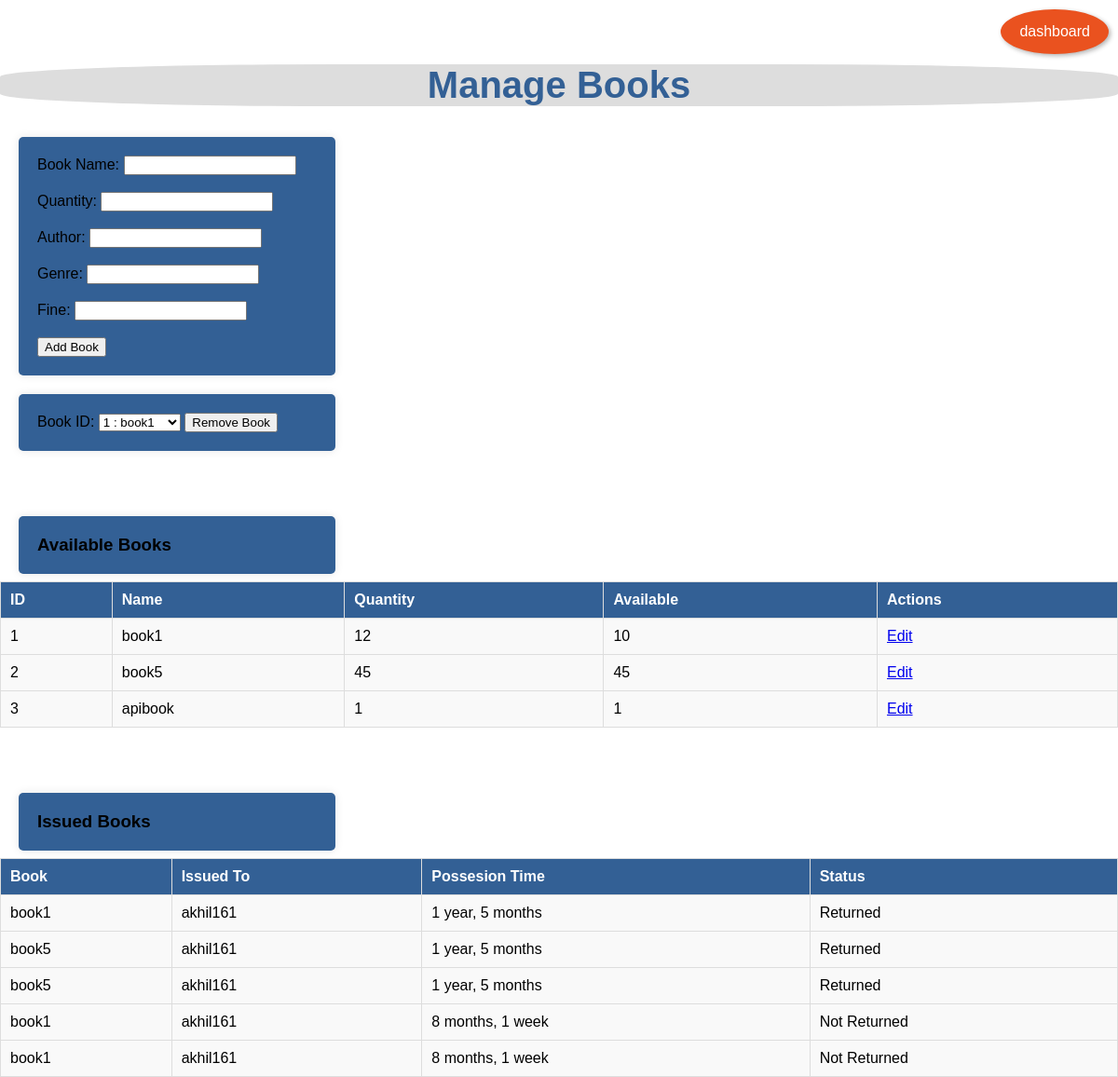
The app's page /manage_books/ (signed in) with its own data.
### Home/models.py (models this page shows, shortened)
class Books(models.Model):
    Bid = models.AutoField(primary_key=True)
    book_name = models.CharField(max_length=200, null=False)
    quantity = models.PositiveIntegerField()
    author = models.TextField(default='anonymous', null=False)
    genre = models.TextField(null=True, default='unknown')
    fine = models.PositiveSmallIntegerField(null=False, default=50)
    available_quantity = models.PositiveIntegerField(default=0)

class Issued(models.Model):
    Issue_No = models.AutoField(primary_key=True)
    user = models.ForeignKey(User, on_delete=models.CASCADE, null=True, blank=True)
    book = models.ForeignKey(Books, on_delete=models.CASCADE)
    days = models.PositiveIntegerField(default=10)
    submit = models.BooleanField(default=False)
    create = models.DateTimeField(auto_now_add=True)
    class Meta:
        ordering = ['user']

### Home/views.py (the view, shortened to what this page needs)
# urls.py: path('manage_books/', views.manage_books, name='manage_books'),
@login_required
@user_passes_test(is_superuser)
def manage_books(request: HttpRequest) -> HttpResponse:
    books = Books.objects.annotate(
        active_issues=Count('issued', filter=Q(issued__submit=False))
    )
    for book in books:
        book.available_quantity = book.quantity - book.active_issues
    message = request.session.get('message')
    if message:
        del request.session['message']
    selected_book = request.GET.get('book', 'all')
    selected_user = request.GET.get('user', 'all')
    issued_books = Issued.objects.select_related('book', 'user').all()
    if selected_book != 'all':
        issued_books = issued_books.filter(book=selected_book)
    if selected_user != 'all':
        issued_books = issued_books.filter(user=selected_user)
    return render(request, 'user/manage_books.html', {
        'books': books,
        'issued_books': issued_books,
        'available_books': books,
        'all_books': Books.objects.all(),
        'all_users': User.objects.all()
    })

### Home/views.py (called while the page is built)
def is_superuser(user: User) -> bool:
    return user.is_superuser

### templates/user/manage_books.html (shortened to what this page needs)
<!DOCTYPE html>
<html>
      {% load static %}
      <link rel="stylesheet" href="{% static 'style.css' %}">
<head>
    <br>
    <a class="floating-button" href="{% url 'dashboard' %}">dashboard</a>
    <br>
</head>
<body style="overflow: scroll;">
    <h2>Manage Books</h2>
    <form method="post">
        <label for="book_name">Book Name:</label>
        <input type="text" name="book_name" required><br><br>
        <label for="quantity">Quantity:</label>
        <input type="number" name="quantity" required><br><br>
        <label for="author">Author:</label>
        <input type="text" name="author" required><br><br>
        <label for="genre">Genre:</label>
        <input type="text" name="genre"><br><br>
        <label for="fine">Fine:</label>
        <input type="number" name="fine" required><br><br>
        <button type="submit" name="add_book">Add Book</button>
    </form>
    <form method="post">
        <label for="book_id">Book ID:</label>
        <select name="book_id">
            {% for book in books %}
                <option value="{{ book.Bid }}">{{ book.Bid }} : {{ book.book_name }}</option>
            {% endfor %}
        </select>
        <button type="submit" name="remove_book">Remove Book</button>
    </form>
    <h3>Available Books</h3><br>
    <table>
        <thead>
            <tr>
                <th>ID</th>
                <th>Name</th>
                <th>Quantity</th>
                <th>Available</th>
                <th>Actions</th>
            </tr>
        </thead>
        <tbody>
            {% for book in available_books %}
                <tr>
                    <td>{{ book.Bid }}</td>
                    <td>{{ book.book_name }}</td>
                    <td>{{ book.quantity }}</td>
                    <td>{{ book.available_quantity }}</td>
                    <td><a href="{% url 'edit_book' pk=book.pk %}">Edit</a></td>
                </tr>
            {% endfor %}
        </tbody>
    </table>
    <div>
     <h3>Issued Books</h3><br>
    <table>
      <thead>
        <tr>
          <th>Book</th>
          <th>Issued To</th>
          <th>Possesion Time</th>
          <th>Status</th>
        </tr>
      </thead>
      <tbody>
        {% for issued_book in issued_books %}
          <tr>
            <td>{{ issued_book.book.book_name }}</td>
            <td>{{ issued_book.user }}</td>
            <td>{{ issued_book.create|timesince }}</td>
            <td>{% if issued_book.submit %}Returned{% else %}Not Returned{% endif %}</td>
          </tr>
        {% endfor %}
      </tbody>
    </table>
    </div>
</body>
</html>

### static/style.css (style rules this page uses)
body { background-image: url("https://plus.unsplash.com/premium_photo-1677567996070-68fa4181775a?q=80&w=2072&auto=format&fit=crop&ixlib=rb-4.0.3&ixid=M3wxMjA3fDB8MHxwaG90by1wYWdlfHx8fGVufDB8fHx8fA%3D%3D"); background-size: cover; background-attachment: fixed; margin: 0; padding: 0; font-family: Arial, sans-serif; overflow: hidden; }
section,h3 { padding: 20px; background-color: #336095; margin: 20px; border-radius: 5px; box-shadow: 0 0 10px rgba(0, 0, 0, 0.1); position: relative; top: 50px; }
.floating-button { position: fixed; top: 10px; right: 10px; background-color:rgb(234, 82, 31); color: white; padding: 15px 20px; border-radius: 70%; text-decoration: none; box-shadow: 2px 2px 5px rgba(0, 0, 0, 0.3); z-index: 1000; }
table { width: 100%; border-collapse: collapse; margin-top: 20px; }
table, th, td { border: 1px solid #ddd; background-color: #f9f9f9; }
th, td { padding: 10px; text-align: left; background-color: #f9f9f9; }
th { background-color: #336095; color: white; }

### templates/user/manage_books.html (style rules this page uses)
table { width: 100%; border-collapse: collapse; margin-top: 20px; }
table, th, td { border: 1px solid #ddd; background-color: #f9f9f9; }
th, td { padding: 10px; text-align: left; background-color: #f9f9f9; }
th { background-color: #336095; color: white; }
form,h3,h1 { padding: 20px; background-color: #336095; margin: 20px; border-radius: 5px; box-shadow: 0 0 10px rgba(0, 0, 0, 0.1); position: relative; top: 1%; width: 25%; }
.floating-button { position: fixed; top: 10px; right: 10px; background-color:rgb(234, 82, 31); color: white; padding: 15px 20px; border-radius: 70%; text-decoration: none; box-shadow: 2px 2px 5px rgba(0, 0, 0, 0.3); z-index: 1000; }
h2 { text-align: center; color: #336095; font-size: 40px; background-color: #ddd; padding: auto; border-radius: 30%; }

### records on screen
Books: Bid "1", book_name "book1", quantity "12", available_quantity "10"
Books: Bid "2", book_name "book5", quantity "45", available_quantity "45"
Books: Bid "3", book_name "apibook", quantity "1", available_quantity "1"
Issued: book.book_name "book1", user "akhil161", create "1 year, 5 months", submit "Returned"
Issued: book.book_name "book5", user "akhil161", create "1 year, 5 months", submit "Returned"
Issued: book.book_name "book5", user "akhil161", create "1 year, 5 months", submit "Returned"
Issued: book.book_name "book1", user "akhil161", create "8 months, 1 week", submit "Not Returned"
Issued: book.book_name "book1", user "akhil161", create "8 months, 1 week", submit "Not Returned"

### other values on screen
form field book_id "1 : book1"
